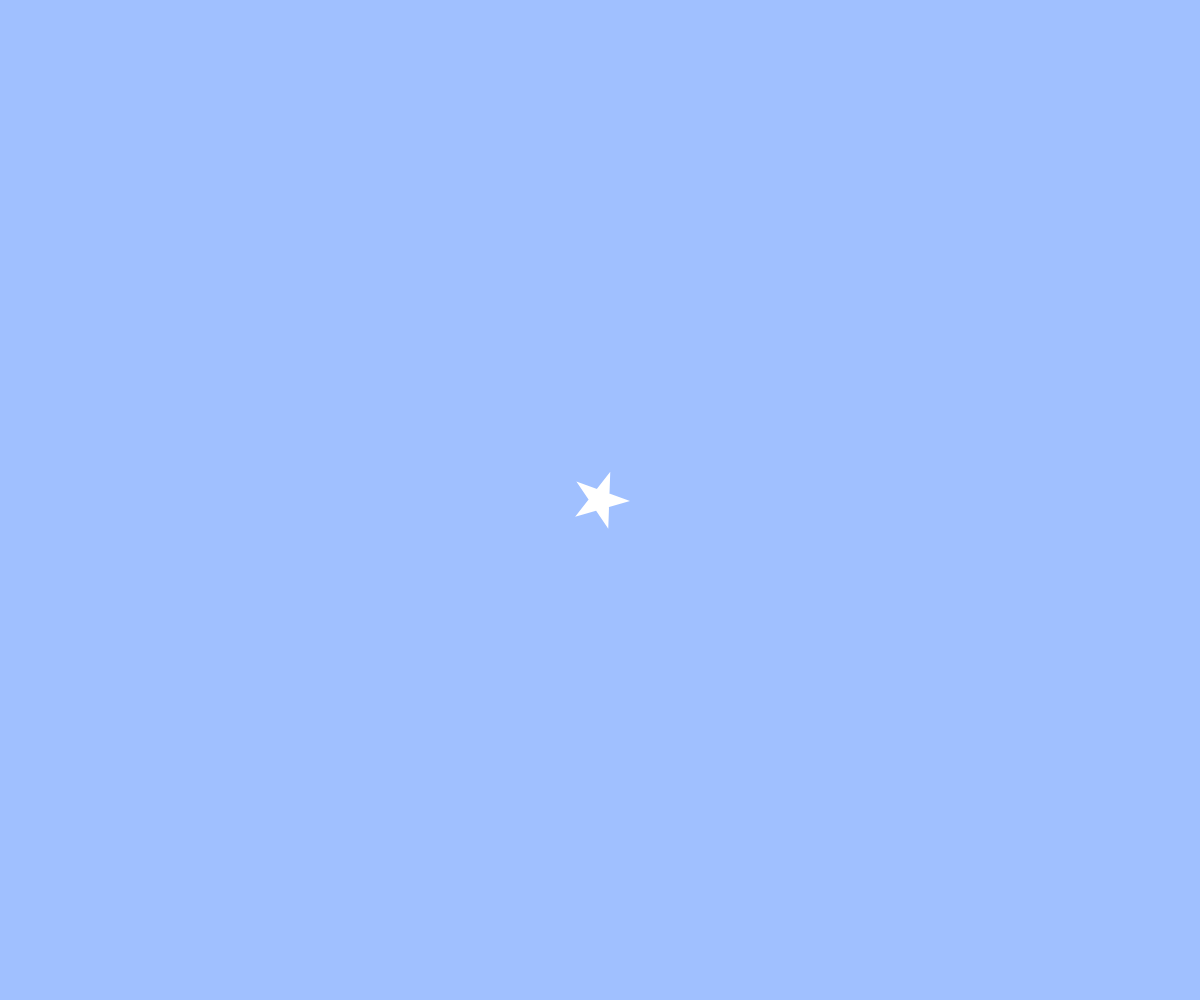
Frame 1 (no input)
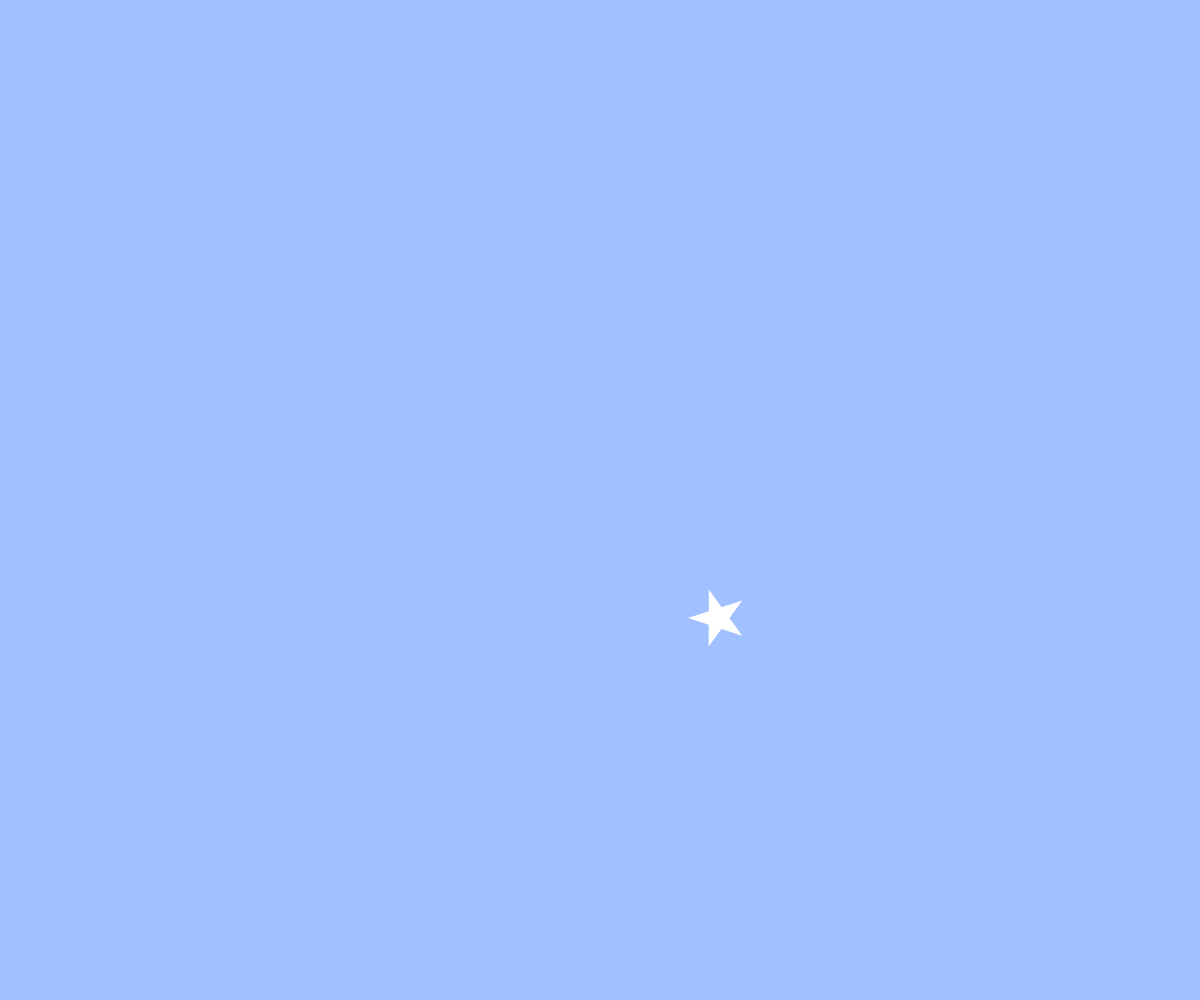
Frame 60 (no input)
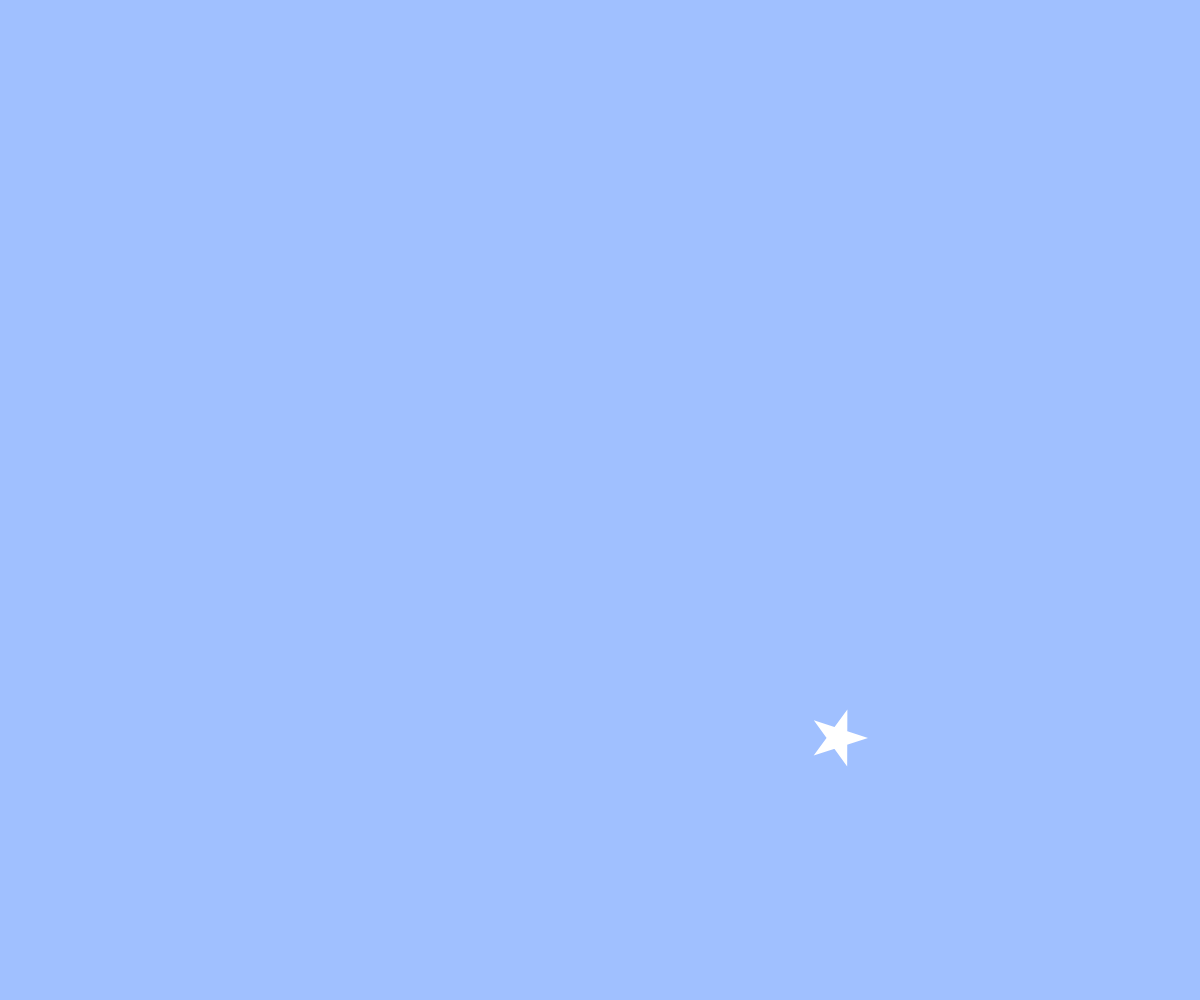
Frame 120 (the mouse pressed at the canvas centre since frame 60)

The p5.js sketch that drew these frames (run headless with seeded random() and noise() and a simulated clock; from frame 60 on, the mouse is pressed at the canvas centre):

// p5.js sketch
// ── sketch.js
// テキスト「アニメーション」
let x, y, vx, vy, angle;

function setup(){
  createCanvas(windowWidth, windowHeight);
  x = width / 2;
  y = height / 2;
  vx = 8;
  vy = 8;
  r = 30;
  angle = TWO_PI/18
}

function draw(){
  background(160, 192, 255);
  star(x,y,r,angle);
  x+=2;
  y+=2;
  angle+=PI/100;
  // BLANK[2] (hint: 作った star 関数を使います)

  // 端の処理パターン (1) 反対側から出てくる
  if(x > width){ x = 0; }
  else if(x < 0){ x = width; }
  if(y > height){ y = 0; }
  if(y < 0){ y = height; }
}

function star(cx, cy, r, angle){
  beginShape();
  noStroke();
  for(var i = 0; i < 20; i++){
    // angle = TWO_PI/i*18;
    var theta = TWO_PI * i * 2 / 5 - HALF_PI+angle;
    // BLANK[1] (hint: angle 分だけ星を回転させるには？)
    var x = cx + cos(theta) * r;
    var y = cy + sin(theta) * r;
    vertex(x,y);
  }
  endShape(CLOSE);
}

function windowResized(){
  resizeCanvas(windowWidth, windowHeight);
}
